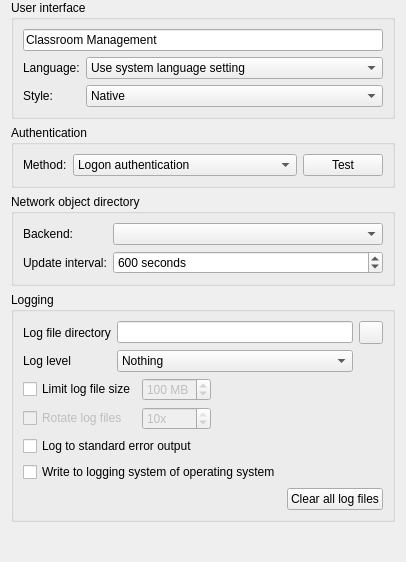
<?xml version="1.0" encoding="UTF-8"?>
<ui version="4.0">
 <class>GeneralConfigurationPage</class>
 <widget class="QWidget" name="GeneralConfigurationPage">
  <layout class="QVBoxLayout" name="verticalLayout_14">
   <property name="topMargin">
    <number>0</number>
   </property>
   <property name="bottomMargin">
    <number>0</number>
   </property>
   <item>
    <widget class="QGroupBox" name="groupBox_11">
     <property name="title">
      <string>User interface</string>
     </property>
     <layout class="QGridLayout" name="gridLayout_13">
      <item row="1" column="1">
       <widget class="QComboBox" name="uiLanguage">
        <property name="sizePolicy">
         <sizepolicy hsizetype="MinimumExpanding" vsizetype="Fixed">
          <horstretch>0</horstretch>
          <verstretch>0</verstretch>
         </sizepolicy>
        </property>
        <property name="sizeAdjustPolicy">
         <enum>QComboBox::AdjustToContents</enum>
        </property>
        <item>
         <property name="text">
          <string>Use system language setting</string>
         </property>
        </item>
       </widget>
      </item>
      <item row="1" column="0">
       <widget class="QLabel" name="label_39">
        <property name="text">
         <string>Language:</string>
        </property>
       </widget>
      </item>
      <item row="0" column="0" colspan="2">
       <widget class="QLineEdit" name="applicationName">
        <property name="text">
         <string>Classroom Management</string>
        </property>
       </widget>
      </item>
      <item row="2" column="0">
       <widget class="QLabel" name="label_41">
        <property name="text">
         <string>Style:</string>
        </property>
       </widget>
      </item>
      <item row="2" column="1">
       <widget class="QComboBox" name="uiStyle">
        <item>
         <property name="text">
          <string notr="true">Native</string>
         </property>
        </item>
       </widget>
      </item>
     </layout>
    </widget>
   </item>
   <item>
    <widget class="QGroupBox" name="groupBox">
     <property name="title">
      <string>Authentication</string>
     </property>
     <layout class="QHBoxLayout" name="horizontalLayout" stretch="0,1,0">
      <item>
       <widget class="QLabel" name="label_2">
        <property name="text">
         <string>Method:</string>
        </property>
       </widget>
      </item>
      <item>
       <widget class="QComboBox" name="authenticationMethod">
        <item>
         <property name="text">
          <string>Logon authentication</string>
         </property>
        </item>
        <item>
         <property name="text">
          <string>Key file authentication</string>
         </property>
        </item>
       </widget>
      </item>
      <item>
       <widget class="QPushButton" name="testAuthenticationButton">
        <property name="text">
         <string>Test</string>
        </property>
        <property name="icon">
         <iconset resource="../../core/resources/core.qrc">
          <normaloff>:/core/dialog-ok-apply.png</normaloff>:/core/dialog-ok-apply.png</iconset>
        </property>
       </widget>
      </item>
     </layout>
    </widget>
   </item>
   <item>
    <widget class="QGroupBox" name="groupBox_12">
     <property name="title">
      <string>Network object directory</string>
     </property>
     <layout class="QGridLayout" name="gridLayout_14" columnstretch="0,1">
      <item row="0" column="0">
       <widget class="QLabel" name="label">
        <property name="text">
         <string>Backend:</string>
        </property>
       </widget>
      </item>
      <item row="0" column="1">
       <widget class="QComboBox" name="networkObjectDirectoryPlugin"/>
      </item>
      <item row="1" column="0">
       <widget class="QLabel" name="label_40">
        <property name="text">
         <string>Update interval:</string>
        </property>
       </widget>
      </item>
      <item row="1" column="1">
       <widget class="QSpinBox" name="networkObjectDirectoryUpdateInterval">
        <property name="suffix">
         <string> seconds</string>
        </property>
        <property name="minimum">
         <number>10</number>
        </property>
        <property name="maximum">
         <number>3600</number>
        </property>
        <property name="value">
         <number>600</number>
        </property>
       </widget>
      </item>
     </layout>
    </widget>
   </item>
   <item>
    <widget class="QGroupBox" name="groupBox_7">
     <property name="title">
      <string>Logging</string>
     </property>
     <layout class="QVBoxLayout" name="verticalLayout">
      <item>
       <layout class="QGridLayout" name="gridLayout_9">
        <item row="0" column="0">
         <widget class="QLabel" name="label_10">
          <property name="text">
           <string>Log file directory</string>
          </property>
         </widget>
        </item>
        <item row="0" column="1">
         <widget class="QLineEdit" name="logFileDirectory"/>
        </item>
        <item row="0" column="2">
         <widget class="QToolButton" name="openLogFileDirectory">
          <property name="icon">
           <iconset resource="../../core/resources/core.qrc">
            <normaloff>:/core/document-open.png</normaloff>:/core/document-open.png</iconset>
          </property>
         </widget>
        </item>
        <item row="1" column="0">
         <widget class="QLabel" name="label_11">
          <property name="text">
           <string>Log level</string>
          </property>
         </widget>
        </item>
        <item row="1" column="1">
         <widget class="QComboBox" name="logLevel">
          <property name="sizeAdjustPolicy">
           <enum>QComboBox::AdjustToContents</enum>
          </property>
          <item>
           <property name="text">
            <string>Nothing</string>
           </property>
          </item>
          <item>
           <property name="text">
            <string>Only critical messages</string>
           </property>
          </item>
          <item>
           <property name="text">
            <string>Errors and critical messages</string>
           </property>
          </item>
          <item>
           <property name="text">
            <string>Warnings and errors</string>
           </property>
          </item>
          <item>
           <property name="text">
            <string>Information, warnings and errors</string>
           </property>
          </item>
          <item>
           <property name="text">
            <string>Debug messages and everything else</string>
           </property>
          </item>
         </widget>
        </item>
       </layout>
      </item>
      <item>
       <layout class="QGridLayout" name="gridLayout">
        <item row="1" column="1">
         <widget class="QSpinBox" name="logFileRotationCount">
          <property name="enabled">
           <bool>false</bool>
          </property>
          <property name="suffix">
           <string>x</string>
          </property>
          <property name="minimum">
           <number>1</number>
          </property>
          <property name="maximum">
           <number>10</number>
          </property>
          <property name="value">
           <number>10</number>
          </property>
         </widget>
        </item>
        <item row="1" column="0">
         <widget class="QCheckBox" name="logFileRotationEnabled">
          <property name="enabled">
           <bool>false</bool>
          </property>
          <property name="text">
           <string>Rotate log files</string>
          </property>
         </widget>
        </item>
        <item row="0" column="1">
         <widget class="QSpinBox" name="logFileSizeLimit">
          <property name="enabled">
           <bool>false</bool>
          </property>
          <property name="suffix">
           <string> MB</string>
          </property>
          <property name="minimum">
           <number>1</number>
          </property>
          <property name="maximum">
           <number>999</number>
          </property>
          <property name="value">
           <number>100</number>
          </property>
         </widget>
        </item>
        <item row="0" column="0">
         <widget class="QCheckBox" name="logFileSizeLimitEnabled">
          <property name="text">
           <string>Limit log file size</string>
          </property>
         </widget>
        </item>
        <item row="0" column="2">
         <spacer name="horizontalSpacer">
          <property name="orientation">
           <enum>Qt::Horizontal</enum>
          </property>
          <property name="sizeHint" stdset="0">
           <size>
            <width>40</width>
            <height>0</height>
           </size>
          </property>
         </spacer>
        </item>
       </layout>
      </item>
      <item>
       <widget class="QCheckBox" name="logToStdErr">
        <property name="text">
         <string>Log to standard error output</string>
        </property>
       </widget>
      </item>
      <item>
       <widget class="QCheckBox" name="logToSystem">
        <property name="text">
         <string>Write to logging system of operating system</string>
        </property>
       </widget>
      </item>
      <item>
       <layout class="QHBoxLayout" name="horizontalLayout_5">
        <item>
         <spacer name="horizontalSpacer_10">
          <property name="orientation">
           <enum>Qt::Horizontal</enum>
          </property>
          <property name="sizeHint" stdset="0">
           <size>
            <width>40</width>
            <height>20</height>
           </size>
          </property>
         </spacer>
        </item>
        <item>
         <widget class="QPushButton" name="clearLogFiles">
          <property name="text">
           <string>Clear all log files</string>
          </property>
          <property name="icon">
           <iconset resource="../../core/resources/core.qrc">
            <normaloff>:/core/edit-delete.png</normaloff>:/core/edit-delete.png</iconset>
          </property>
         </widget>
        </item>
       </layout>
      </item>
     </layout>
    </widget>
   </item>
   <item>
    <spacer name="verticalSpacer">
     <property name="orientation">
      <enum>Qt::Vertical</enum>
     </property>
     <property name="sizeHint" stdset="0">
      <size>
       <width>20</width>
       <height>40</height>
      </size>
     </property>
    </spacer>
   </item>
  </layout>
 </widget>
 <tabstops>
  <tabstop>applicationName</tabstop>
  <tabstop>uiLanguage</tabstop>
  <tabstop>uiStyle</tabstop>
  <tabstop>authenticationMethod</tabstop>
  <tabstop>testAuthenticationButton</tabstop>
  <tabstop>networkObjectDirectoryPlugin</tabstop>
  <tabstop>networkObjectDirectoryUpdateInterval</tabstop>
  <tabstop>logFileDirectory</tabstop>
  <tabstop>openLogFileDirectory</tabstop>
  <tabstop>logLevel</tabstop>
  <tabstop>logFileSizeLimitEnabled</tabstop>
  <tabstop>logFileSizeLimit</tabstop>
  <tabstop>logFileRotationEnabled</tabstop>
  <tabstop>logFileRotationCount</tabstop>
  <tabstop>logToStdErr</tabstop>
  <tabstop>logToSystem</tabstop>
  <tabstop>clearLogFiles</tabstop>
 </tabstops>
 <resources>
  <include location="../../core/resources/core.qrc"/>
 </resources>
 <connections>
  <connection>
   <sender>logFileSizeLimitEnabled</sender>
   <signal>toggled(bool)</signal>
   <receiver>logFileSizeLimit</receiver>
   <slot>setEnabled(bool)</slot>
   <hints>
    <hint type="sourcelabel">
     <x>308</x>
     <y>376</y>
    </hint>
    <hint type="destinationlabel">
     <x>408</x>
     <y>377</y>
    </hint>
   </hints>
  </connection>
  <connection>
   <sender>logFileSizeLimitEnabled</sender>
   <signal>toggled(bool)</signal>
   <receiver>logFileRotationEnabled</receiver>
   <slot>setEnabled(bool)</slot>
   <hints>
    <hint type="sourcelabel">
     <x>138</x>
     <y>381</y>
    </hint>
    <hint type="destinationlabel">
     <x>129</x>
     <y>436</y>
    </hint>
   </hints>
  </connection>
  <connection>
   <sender>logFileRotationEnabled</sender>
   <signal>toggled(bool)</signal>
   <receiver>logFileRotationCount</receiver>
   <slot>setEnabled(bool)</slot>
   <hints>
    <hint type="sourcelabel">
     <x>129</x>
     <y>436</y>
    </hint>
    <hint type="destinationlabel">
     <x>658</x>
     <y>437</y>
    </hint>
   </hints>
  </connection>
 </connections>
</ui>
